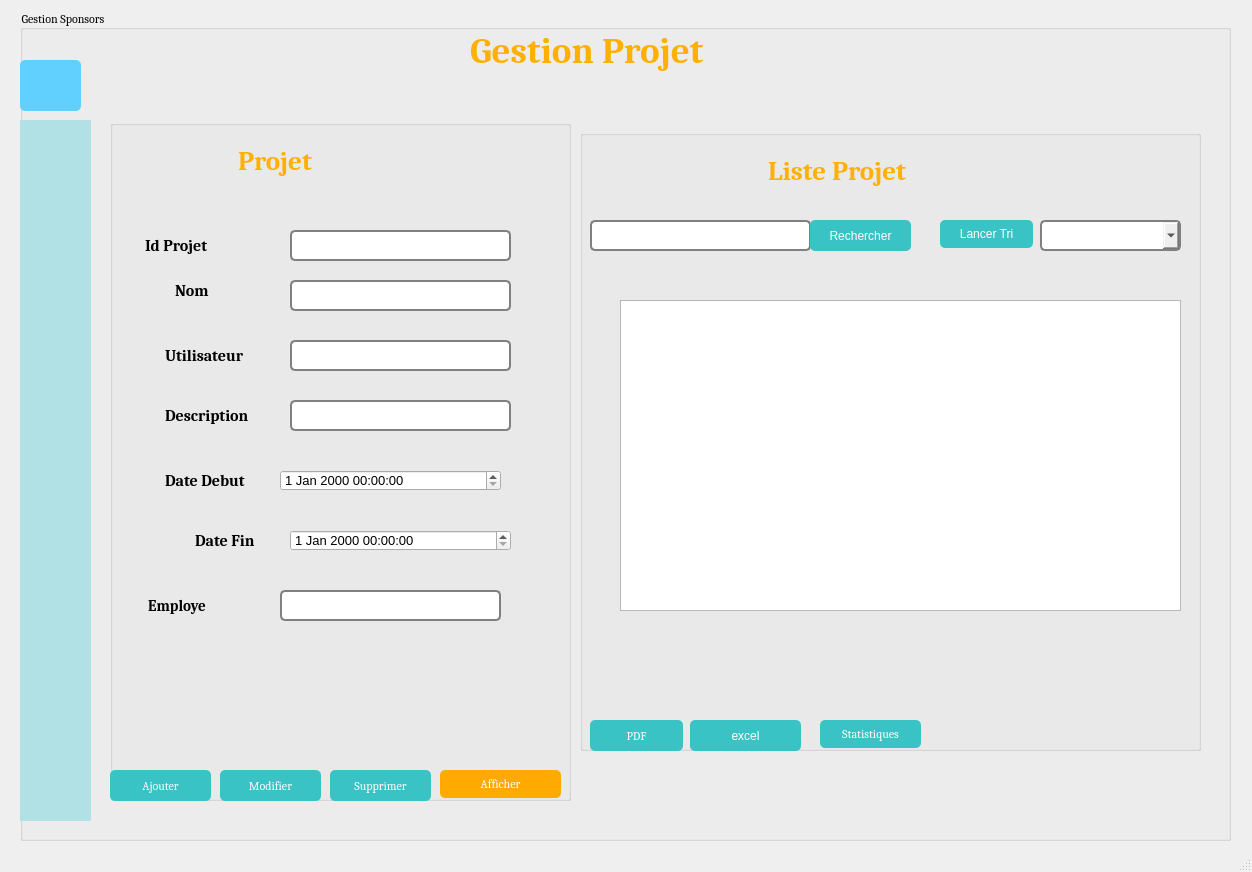
<?xml version="1.0" encoding="UTF-8"?>
<ui version="4.0">
 <class>MainWindow_p</class>
 <widget class="QMainWindow" name="MainWindow_p">
  <property name="geometry">
   <rect>
    <x>0</x>
    <y>0</y>
    <width>1252</width>
    <height>872</height>
   </rect>
  </property>
  <property name="font">
   <font>
    <family>Cambria</family>
    <pointsize>9</pointsize>
   </font>
  </property>
  <property name="windowTitle">
   <string>MainWindow</string>
  </property>
  <widget class="QWidget" name="centralwidget">
   <widget class="QGroupBox" name="groupBox">
    <property name="geometry">
     <rect>
      <x>20</x>
      <y>10</y>
      <width>1211</width>
      <height>831</height>
     </rect>
    </property>
    <property name="styleSheet">
     <string notr="true">QGroupBox {
    font: 12px;
 background-color:transparent;
}
QComboBox {
    border: 2px solid gray;
     border-radius: 5px;
    padding: 5px;
}
QLineEdit {
    border: 2px solid gray;
    border-radius: 5px;
    padding: 5px;
}

QPushButton {
    background-color: rgb(58, 195, 197);
    color: white;
    border-radius: 5px;
    padding: 5px;
}

QLineEdit:focus, QPushButton:focus {
    border: 2px solid #4CAF50;
}

QLabel {
    font-weight: bold;
    padding: 1px;
}


QPushButton:hover{
	background-color: rgb(255, 176, 1);	
}


</string>
    </property>
    <property name="title">
     <string>Gestion Sponsors</string>
    </property>
    <widget class="QLabel" name="nom_gestion">
     <property name="geometry">
      <rect>
       <x>440</x>
       <y>10</y>
       <width>351</width>
       <height>61</height>
      </rect>
     </property>
     <property name="font">
      <font>
       <family>Cambria</family>
       <pointsize>28</pointsize>
       <weight>75</weight>
       <bold>true</bold>
      </font>
     </property>
     <property name="styleSheet">
      <string notr="true">
QLabel {
   color:#ffb001;
}
</string>
     </property>
     <property name="text">
      <string>Gestion Projet</string>
     </property>
    </widget>
    <widget class="QGroupBox" name="afficher">
     <property name="geometry">
      <rect>
       <x>560</x>
       <y>120</y>
       <width>621</width>
       <height>621</height>
      </rect>
     </property>
     <property name="styleSheet">
      <string notr="true"/>
     </property>
     <property name="title">
      <string/>
     </property>
     <widget class="QLabel" name="afficher_label">
      <property name="geometry">
       <rect>
        <x>180</x>
        <y>20</y>
        <width>281</width>
        <height>41</height>
       </rect>
      </property>
      <property name="font">
       <font>
        <family>Cambria</family>
        <pointsize>20</pointsize>
        <weight>75</weight>
        <italic>false</italic>
        <bold>true</bold>
       </font>
      </property>
      <property name="styleSheet">
       <string notr="true">QLabel {
   color:#ffb001;
}</string>
      </property>
      <property name="text">
       <string>Liste Projet</string>
      </property>
     </widget>
     <widget class="QLineEdit" name="lineEdit_rechercher">
      <property name="geometry">
       <rect>
        <x>10</x>
        <y>90</y>
        <width>221</width>
        <height>31</height>
       </rect>
      </property>
     </widget>
     <widget class="QPushButton" name="rechercher">
      <property name="geometry">
       <rect>
        <x>230</x>
        <y>90</y>
        <width>101</width>
        <height>31</height>
       </rect>
      </property>
      <property name="maximumSize">
       <size>
        <width>101</width>
        <height>31</height>
       </size>
      </property>
      <property name="text">
       <string>Rechercher</string>
      </property>
      <property name="icon">
       <iconset resource="Resource.qrc">
        <normaloff>:/Icones/Icones/rechercher.png</normaloff>:/Icones/Icones/rechercher.png</iconset>
      </property>
      <property name="iconSize">
       <size>
        <width>20</width>
        <height>20</height>
       </size>
      </property>
     </widget>
     <widget class="QPushButton" name="tri">
      <property name="geometry">
       <rect>
        <x>360</x>
        <y>90</y>
        <width>93</width>
        <height>28</height>
       </rect>
      </property>
      <property name="maximumSize">
       <size>
        <width>93</width>
        <height>28</height>
       </size>
      </property>
      <property name="text">
       <string>Lancer Tri</string>
      </property>
     </widget>
     <widget class="QPushButton" name="pdf">
      <property name="geometry">
       <rect>
        <x>10</x>
        <y>590</y>
        <width>93</width>
        <height>31</height>
       </rect>
      </property>
      <property name="font">
       <font>
        <family>Cambria</family>
        <pointsize>9</pointsize>
       </font>
      </property>
      <property name="styleSheet">
       <string notr="true"/>
      </property>
      <property name="text">
       <string>PDF</string>
      </property>
      <property name="icon">
       <iconset resource="Resource.qrc">
        <normaloff>:/Icones/Icones/pdf.png</normaloff>:/Icones/Icones/pdf.png</iconset>
      </property>
      <property name="iconSize">
       <size>
        <width>30</width>
        <height>40</height>
       </size>
      </property>
     </widget>
     <widget class="QPushButton" name="stat">
      <property name="geometry">
       <rect>
        <x>240</x>
        <y>590</y>
        <width>101</width>
        <height>28</height>
       </rect>
      </property>
      <property name="maximumSize">
       <size>
        <width>121</width>
        <height>28</height>
       </size>
      </property>
      <property name="font">
       <font>
        <family>Cambria</family>
        <pointsize>9</pointsize>
       </font>
      </property>
      <property name="styleSheet">
       <string notr="true"/>
      </property>
      <property name="text">
       <string>Statistiques</string>
      </property>
     </widget>
     <widget class="QComboBox" name="comboBoxTrie">
      <property name="geometry">
       <rect>
        <x>460</x>
        <y>90</y>
        <width>141</width>
        <height>31</height>
       </rect>
      </property>
      <item>
       <property name="text">
        <string/>
       </property>
      </item>
      <item>
       <property name="text">
        <string>date debut</string>
       </property>
      </item>
      <item>
       <property name="text">
        <string>Nom</string>
       </property>
      </item>
      <item>
       <property name="text">
        <string>id projet croissant</string>
       </property>
      </item>
      <item>
       <property name="text">
        <string>id projet decroissant</string>
       </property>
      </item>
     </widget>
     <widget class="QTableView" name="tableView">
      <property name="geometry">
       <rect>
        <x>40</x>
        <y>170</y>
        <width>561</width>
        <height>311</height>
       </rect>
      </property>
     </widget>
     <widget class="QPushButton" name="pushButton">
      <property name="geometry">
       <rect>
        <x>110</x>
        <y>590</y>
        <width>111</width>
        <height>31</height>
       </rect>
      </property>
      <property name="text">
       <string>excel</string>
      </property>
     </widget>
    </widget>
    <widget class="QLabel" name="label">
     <property name="geometry">
      <rect>
       <x>0</x>
       <y>20</y>
       <width>1211</width>
       <height>801</height>
      </rect>
     </property>
     <property name="styleSheet">
      <string notr="true">background-image: url(:/Icones/Icones/background.png);
</string>
     </property>
     <property name="text">
      <string/>
     </property>
    </widget>
    <widget class="QPushButton" name="pushButton_20">
     <property name="geometry">
      <rect>
       <x>0</x>
       <y>50</y>
       <width>61</width>
       <height>51</height>
      </rect>
     </property>
     <property name="styleSheet">
      <string notr="true">background-color: rgb(97, 208, 255);</string>
     </property>
     <property name="text">
      <string/>
     </property>
     <property name="icon">
      <iconset>
       <normalon>:/img/menu.png</normalon>
      </iconset>
     </property>
     <property name="iconSize">
      <size>
       <width>40</width>
       <height>40</height>
      </size>
     </property>
     <property name="checkable">
      <bool>true</bool>
     </property>
    </widget>
    <widget class="QWidget" name="widget" native="true">
     <property name="geometry">
      <rect>
       <x>0</x>
       <y>110</y>
       <width>71</width>
       <height>701</height>
      </rect>
     </property>
     <property name="styleSheet">
      <string notr="true">	background-color: rgb(178, 225, 229);</string>
     </property>
     <widget class="QPushButton" name="pushButton_13">
      <property name="geometry">
       <rect>
        <x>0</x>
        <y>30</y>
        <width>71</width>
        <height>61</height>
       </rect>
      </property>
      <property name="styleSheet">
       <string notr="true"/>
      </property>
      <property name="text">
       <string/>
      </property>
      <property name="icon">
       <iconset>
        <normalon>:/img/home.png</normalon>
       </iconset>
      </property>
      <property name="iconSize">
       <size>
        <width>40</width>
        <height>40</height>
       </size>
      </property>
     </widget>
     <widget class="QPushButton" name="pushButton_14">
      <property name="geometry">
       <rect>
        <x>0</x>
        <y>120</y>
        <width>71</width>
        <height>61</height>
       </rect>
      </property>
      <property name="text">
       <string/>
      </property>
      <property name="icon">
       <iconset>
        <normalon>:/img/calendrier.png</normalon>
       </iconset>
      </property>
      <property name="iconSize">
       <size>
        <width>40</width>
        <height>40</height>
       </size>
      </property>
     </widget>
     <widget class="QPushButton" name="notepad">
      <property name="geometry">
       <rect>
        <x>0</x>
        <y>430</y>
        <width>71</width>
        <height>71</height>
       </rect>
      </property>
      <property name="text">
       <string/>
      </property>
      <property name="icon">
       <iconset>
        <normalon>:/img/notepad.png</normalon>
       </iconset>
      </property>
      <property name="iconSize">
       <size>
        <width>40</width>
        <height>40</height>
       </size>
      </property>
     </widget>
     <widget class="QPushButton" name="pushButton_15">
      <property name="geometry">
       <rect>
        <x>0</x>
        <y>210</y>
        <width>71</width>
        <height>61</height>
       </rect>
      </property>
      <property name="text">
       <string/>
      </property>
      <property name="icon">
       <iconset>
        <normalon>:/img/notification.png</normalon>
       </iconset>
      </property>
      <property name="iconSize">
       <size>
        <width>40</width>
        <height>40</height>
       </size>
      </property>
     </widget>
     <widget class="QPushButton" name="pushButton_18">
      <property name="geometry">
       <rect>
        <x>0</x>
        <y>310</y>
        <width>71</width>
        <height>71</height>
       </rect>
      </property>
      <property name="text">
       <string/>
      </property>
      <property name="icon">
       <iconset>
        <normalon>:/img/lecture.png</normalon>
       </iconset>
      </property>
      <property name="iconSize">
       <size>
        <width>40</width>
        <height>40</height>
       </size>
      </property>
     </widget>
     <widget class="QPushButton" name="pushButton_21">
      <property name="geometry">
       <rect>
        <x>0</x>
        <y>540</y>
        <width>71</width>
        <height>61</height>
       </rect>
      </property>
      <property name="text">
       <string/>
      </property>
      <property name="icon">
       <iconset>
        <normalon>:/img/chat.png</normalon>
       </iconset>
      </property>
      <property name="iconSize">
       <size>
        <width>40</width>
        <height>40</height>
       </size>
      </property>
     </widget>
     <widget class="QPushButton" name="pushButton_19">
      <property name="geometry">
       <rect>
        <x>0</x>
        <y>640</y>
        <width>71</width>
        <height>61</height>
       </rect>
      </property>
      <property name="text">
       <string/>
      </property>
      <property name="icon">
       <iconset>
        <normalon>:/img/togglapp.png</normalon>
       </iconset>
      </property>
      <property name="iconSize">
       <size>
        <width>60</width>
        <height>60</height>
       </size>
      </property>
     </widget>
    </widget>
    <widget class="QGroupBox" name="groupBox_2">
     <property name="geometry">
      <rect>
       <x>90</x>
       <y>110</y>
       <width>461</width>
       <height>681</height>
      </rect>
     </property>
     <property name="styleSheet">
      <string notr="true"/>
     </property>
     <property name="title">
      <string/>
     </property>
     <widget class="QLabel" name="Ajouter">
      <property name="geometry">
       <rect>
        <x>120</x>
        <y>20</y>
        <width>211</width>
        <height>41</height>
       </rect>
      </property>
      <property name="font">
       <font>
        <family>Cambria</family>
        <pointsize>20</pointsize>
        <weight>75</weight>
        <italic>false</italic>
        <bold>true</bold>
       </font>
      </property>
      <property name="styleSheet">
       <string notr="true">QLabel {
   color:#ffb001;
}</string>
      </property>
      <property name="text">
       <string>Projet</string>
      </property>
     </widget>
     <widget class="QLabel" name="id_label">
      <property name="geometry">
       <rect>
        <x>30</x>
        <y>110</y>
        <width>141</width>
        <height>31</height>
       </rect>
      </property>
      <property name="font">
       <font>
        <family>Cambria</family>
        <pointsize>12</pointsize>
        <weight>75</weight>
        <bold>true</bold>
       </font>
      </property>
      <property name="text">
       <string>Id Projet</string>
      </property>
     </widget>
     <widget class="QLineEdit" name="lineEdit_id">
      <property name="geometry">
       <rect>
        <x>180</x>
        <y>110</y>
        <width>221</width>
        <height>31</height>
       </rect>
      </property>
     </widget>
     <widget class="QLabel" name="nom_label">
      <property name="geometry">
       <rect>
        <x>60</x>
        <y>160</y>
        <width>121</width>
        <height>21</height>
       </rect>
      </property>
      <property name="font">
       <font>
        <family>Cambria</family>
        <pointsize>12</pointsize>
        <weight>75</weight>
        <bold>true</bold>
       </font>
      </property>
      <property name="text">
       <string>Nom</string>
      </property>
     </widget>
     <widget class="QLineEdit" name="lineEdit_nom">
      <property name="geometry">
       <rect>
        <x>180</x>
        <y>160</y>
        <width>221</width>
        <height>31</height>
       </rect>
      </property>
     </widget>
     <widget class="QLabel" name="organization_label">
      <property name="geometry">
       <rect>
        <x>50</x>
        <y>220</y>
        <width>131</width>
        <height>31</height>
       </rect>
      </property>
      <property name="font">
       <font>
        <family>Cambria</family>
        <pointsize>12</pointsize>
        <weight>75</weight>
        <bold>true</bold>
       </font>
      </property>
      <property name="text">
       <string>Utilisateur</string>
      </property>
     </widget>
     <widget class="QLineEdit" name="lineEdit_type">
      <property name="geometry">
       <rect>
        <x>180</x>
        <y>220</y>
        <width>221</width>
        <height>31</height>
       </rect>
      </property>
     </widget>
     <widget class="QLabel" name="budget_label">
      <property name="geometry">
       <rect>
        <x>20</x>
        <y>470</y>
        <width>141</width>
        <height>31</height>
       </rect>
      </property>
      <property name="font">
       <font>
        <family>Cambria</family>
        <pointsize>11</pointsize>
        <weight>75</weight>
        <bold>true</bold>
       </font>
      </property>
      <property name="text">
       <string>    Employe</string>
      </property>
     </widget>
     <widget class="QLineEdit" name="lineEdit_budget">
      <property name="geometry">
       <rect>
        <x>180</x>
        <y>280</y>
        <width>221</width>
        <height>31</height>
       </rect>
      </property>
      <property name="font">
       <font>
        <family>Calibri</family>
        <pointsize>7</pointsize>
       </font>
      </property>
     </widget>
     <widget class="QLabel" name="statut_label">
      <property name="geometry">
       <rect>
        <x>10</x>
        <y>350</y>
        <width>71</width>
        <height>16</height>
       </rect>
      </property>
      <property name="font">
       <font>
        <family>Cambria</family>
        <pointsize>12</pointsize>
        <weight>75</weight>
        <bold>true</bold>
       </font>
      </property>
      <property name="text">
       <string/>
      </property>
     </widget>
     <widget class="QLabel" name="date_label">
      <property name="geometry">
       <rect>
        <x>80</x>
        <y>410</y>
        <width>121</width>
        <height>21</height>
       </rect>
      </property>
      <property name="font">
       <font>
        <family>Cambria</family>
        <pointsize>12</pointsize>
        <weight>75</weight>
        <bold>true</bold>
       </font>
      </property>
      <property name="text">
       <string>Date Fin</string>
      </property>
     </widget>
     <widget class="QDateTimeEdit" name="dateTimeEdit">
      <property name="geometry">
       <rect>
        <x>180</x>
        <y>410</y>
        <width>221</width>
        <height>21</height>
       </rect>
      </property>
      <property name="font">
       <font>
        <pointsize>10</pointsize>
       </font>
      </property>
     </widget>
     <widget class="QPushButton" name="ajouter_4">
      <property name="geometry">
       <rect>
        <x>0</x>
        <y>650</y>
        <width>101</width>
        <height>31</height>
       </rect>
      </property>
      <property name="maximumSize">
       <size>
        <width>101</width>
        <height>31</height>
       </size>
      </property>
      <property name="font">
       <font>
        <family>Cambria</family>
        <pointsize>9</pointsize>
       </font>
      </property>
      <property name="text">
       <string>Ajouter</string>
      </property>
      <property name="icon">
       <iconset resource="Resource.qrc">
        <normaloff>:/Icones/Icones/ajouter.png</normaloff>:/Icones/Icones/ajouter.png</iconset>
      </property>
      <property name="iconSize">
       <size>
        <width>20</width>
        <height>20</height>
       </size>
      </property>
     </widget>
     <widget class="QPushButton" name="supprimer_2">
      <property name="geometry">
       <rect>
        <x>220</x>
        <y>650</y>
        <width>101</width>
        <height>31</height>
       </rect>
      </property>
      <property name="maximumSize">
       <size>
        <width>101</width>
        <height>31</height>
       </size>
      </property>
      <property name="font">
       <font>
        <family>Cambria</family>
        <pointsize>9</pointsize>
       </font>
      </property>
      <property name="text">
       <string>Supprimer</string>
      </property>
      <property name="icon">
       <iconset resource="Resource.qrc">
        <normaloff>:/Icones/Icones/supprimer.png</normaloff>:/Icones/Icones/supprimer.png</iconset>
      </property>
      <property name="iconSize">
       <size>
        <width>20</width>
        <height>20</height>
       </size>
      </property>
     </widget>
     <widget class="QPushButton" name="supprimer_3">
      <property name="geometry">
       <rect>
        <x>110</x>
        <y>650</y>
        <width>101</width>
        <height>31</height>
       </rect>
      </property>
      <property name="maximumSize">
       <size>
        <width>101</width>
        <height>31</height>
       </size>
      </property>
      <property name="font">
       <font>
        <family>Cambria</family>
        <pointsize>9</pointsize>
       </font>
      </property>
      <property name="text">
       <string>Modifier</string>
      </property>
      <property name="icon">
       <iconset resource="Resource.qrc">
        <normaloff>:/Icones/Icones/modifier.png</normaloff>:/Icones/Icones/modifier.png</iconset>
      </property>
      <property name="iconSize">
       <size>
        <width>20</width>
        <height>20</height>
       </size>
      </property>
     </widget>
     <widget class="QLabel" name="date_label_2">
      <property name="geometry">
       <rect>
        <x>50</x>
        <y>280</y>
        <width>161</width>
        <height>31</height>
       </rect>
      </property>
      <property name="font">
       <font>
        <family>Cambria</family>
        <pointsize>12</pointsize>
        <weight>75</weight>
        <bold>true</bold>
       </font>
      </property>
      <property name="text">
       <string>Description</string>
      </property>
     </widget>
     <widget class="QPushButton" name="pushButton_7">
      <property name="geometry">
       <rect>
        <x>330</x>
        <y>650</y>
        <width>121</width>
        <height>28</height>
       </rect>
      </property>
      <property name="maximumSize">
       <size>
        <width>121</width>
        <height>28</height>
       </size>
      </property>
      <property name="font">
       <font>
        <family>Cambria</family>
        <pointsize>9</pointsize>
       </font>
      </property>
      <property name="styleSheet">
       <string notr="true">background-color: rgb(255, 170, 0)</string>
      </property>
      <property name="text">
       <string>Afficher</string>
      </property>
     </widget>
     <widget class="QDateTimeEdit" name="dateTimeEdit_2">
      <property name="geometry">
       <rect>
        <x>170</x>
        <y>350</y>
        <width>221</width>
        <height>21</height>
       </rect>
      </property>
      <property name="font">
       <font>
        <pointsize>10</pointsize>
       </font>
      </property>
     </widget>
     <widget class="QLabel" name="date_label_3">
      <property name="geometry">
       <rect>
        <x>50</x>
        <y>350</y>
        <width>121</width>
        <height>21</height>
       </rect>
      </property>
      <property name="font">
       <font>
        <family>Cambria</family>
        <pointsize>12</pointsize>
        <weight>75</weight>
        <bold>true</bold>
       </font>
      </property>
      <property name="text">
       <string>Date Debut</string>
      </property>
     </widget>
     <widget class="QLineEdit" name="lineEdit_budget_2">
      <property name="geometry">
       <rect>
        <x>170</x>
        <y>470</y>
        <width>221</width>
        <height>31</height>
       </rect>
      </property>
      <property name="font">
       <font>
        <family>Calibri</family>
        <pointsize>7</pointsize>
       </font>
      </property>
     </widget>
    </widget>
    <zorder>label</zorder>
    <zorder>afficher</zorder>
    <zorder>nom_gestion</zorder>
    <zorder>pushButton_20</zorder>
    <zorder>widget</zorder>
    <zorder>groupBox_2</zorder>
   </widget>
  </widget>
  <widget class="QMenuBar" name="menubar">
   <property name="geometry">
    <rect>
     <x>0</x>
     <y>0</y>
     <width>1252</width>
     <height>26</height>
    </rect>
   </property>
  </widget>
  <widget class="QStatusBar" name="statusbar"/>
 </widget>
 <resources>
  <include location="Resource.qrc"/>
 </resources>
 <connections/>
</ui>
